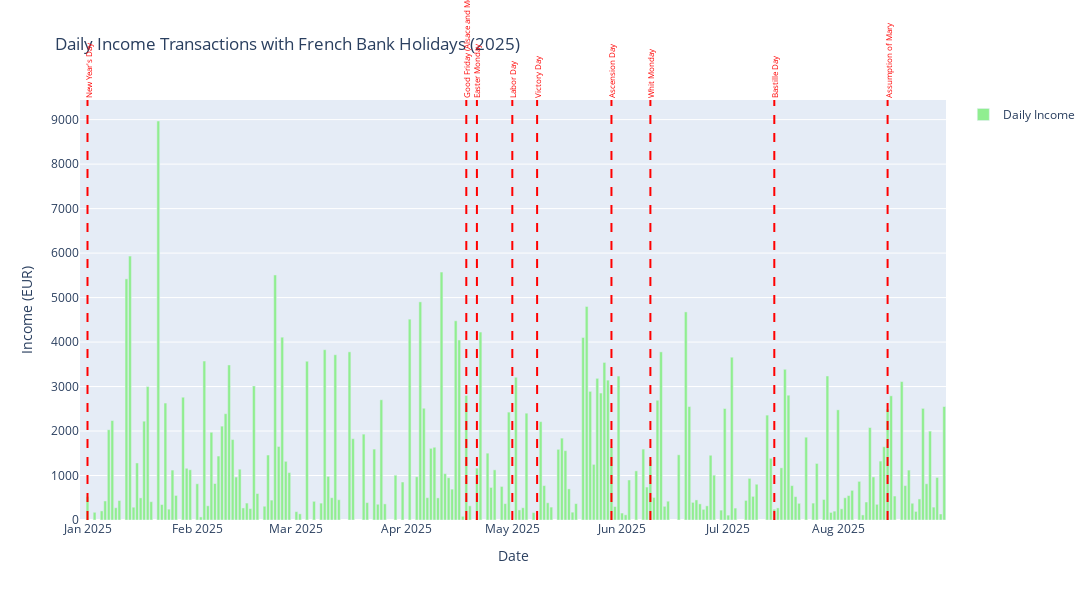

Notebook cell for this chart:
### Markdown cell above
## 6) Chart 5: Daily Income Transactions with French Holidays

This chart shows daily income transactions as bars with vertical lines indicating French bank holidays.

### Code cell
# CHART 5: Daily Income Transactions with French Holidays

# Load bank holidays and filter for France
holidays_path = base_dir / "bank_holidays_2025.csv"
holidays_df = pd.read_csv(holidays_path)
france_holidays = holidays_df[holidays_df['Country'] == 'France'].copy()
france_holidays['Date'] = pd.to_datetime(france_holidays['Date'])

# Get daily income (CRDT transactions) - use loaded transactions
income_data = transactions[transactions['credit_or_debit'] == 'CRDT'].copy()
income_data['date'] = pd.to_datetime(income_data[trx_date_col])

# Aggregate daily income
daily_income = income_data.groupby('date')['amount'].sum().reset_index()
daily_income.columns = ['date', 'income']

# Create chart
fig5 = go.Figure()

# Add income bars
fig5.add_trace(go.Bar(
    x=daily_income['date'],
    y=daily_income['income'],
    name='Daily Income',
    marker_color='lightgreen',
    hovertemplate='%{x|%Y-%m-%d}<br>Income: €%{y:,.2f}<extra></extra>'
))

# Add vertical lines for French holidays using shapes
for idx, holiday in france_holidays.iterrows():
    # Convert Timestamp to datetime for plotly
    holiday_date = pd.Timestamp(holiday['Date']).to_pydatetime()
    
    fig5.add_shape(
        type="line",
        x0=holiday_date,
        x1=holiday_date,
        y0=0,
        y1=1,
        yref="paper",
        line=dict(color="red", width=2, dash="dash")
    )
    
    # Add annotation
    fig5.add_annotation(
        x=holiday_date,
        y=1,
        yref="paper",
        text=holiday['Holiday'],
        showarrow=False,
        textangle=-90,
        font=dict(size=8, color="red"),
        yanchor="bottom"
    )

fig5.update_layout(
    title='Daily Income Transactions with French Bank Holidays (2025)',
    xaxis=dict(title='Date'),
    yaxis=dict(title='Income (EUR)'),
    hovermode='x unified',
    height=600,
    width=1200,
    showlegend=True
)

fig5.show()

# Create alias for export
daily_income_chart = daily_income.copy()
french_holidays_chart = france_holidays.copy()

print("\n✓ DataFrame 'daily_income_chart' created for export")
print(f"Shape: {daily_income_chart.shape}")
print(f"Date range: {daily_income_chart['date'].min()} to {daily_income_chart['date'].max()}")
print(f"Total income: €{daily_income_chart['income'].sum():,.2f}")

print("\n✓ DataFrame 'french_holidays_chart' created for export")
print(f"French holidays count: {len(french_holidays_chart)}")

# Format output for JavaScript/TypeScript
print("\n" + "="*80)
print("COPY-PASTE READY FORMAT (DAILY INCOME):")
print("="*80)
print("const dailyIncomeData = [")

for idx, row in daily_income_chart.iterrows():
    date_formatted = row['date'].strftime('%b %d')
    income_value = round(row['income'], 2)
    print(f"  {{ date: '{date_formatted}', income: {income_value} }},")

print("];")
print("="*80)

print("\n" + "="*80)
print("COPY-PASTE READY FORMAT (FRENCH HOLIDAYS):")
print("="*80)
print("const frenchHolidays = [")

for idx, row in french_holidays_chart.iterrows():
    date_formatted = row['Date'].strftime('%b %d')
    holiday_name = row['Holiday']
    print(f"  {{ date: '{date_formatted}', holiday: '{holiday_name}' }},")

print("];")
print("="*80)

### Figure 1 — Plotly figure (JSON) as saved in the notebook; plotly's stock layout.template omitted (floating-point values rounded to 4 significant figures; data arrays with more than 128 entries replaced by an {"elided": "..."} marker saying what was removed)
{"data": [{"hovertemplate": "%{x|%Y-%m-%d}<br>Income: €%{y:,.2f}<extra></extra>", "marker": {"color": "lightgreen"}, "name": "Daily Income", "type": "bar", "x": {"elided": "199 str values"}, "y": {"elided": "199 float values"}}], "layout": {"annotations": [{"font": {"color": "red", "size": 8}, "showarrow": false, "text": "New Year's Day", "textangle": -90, "x": "2025-01-01T00:00:00", "y": 1, "yanchor": "bottom", "yref": "paper"}, {"font": {"color": "red", "size": 8}, "showarrow": false, "text": "Good Friday (Alsace and Moselle only)", "textangle": -90, "x": "2025-04-18T00:00:00", "y": 1, "yanchor": "bottom", "yref": "paper"}, {"font": {"color": "red", "size": 8}, "showarrow": false, "text": "Easter Monday", "textangle": -90, "x": "2025-04-21T00:00:00", "y": 1, "yanchor": "bottom", "yref": "paper"}, {"font": {"color": "red", "size": 8}, "showarrow": false, "text": "Labor Day", "textangle": -90, "x": "2025-05-01T00:00:00", "y": 1, "yanchor": "bottom", "yref": "paper"}, {"font": {"color": "red", "size": 8}, "showarrow": false, "text": "Victory Day", "textangle": -90, "x": "2025-05-08T00:00:00", "y": 1, "yanchor": "bottom", "yref": "paper"}, {"font": {"color": "red", "size": 8}, "showarrow": false, "text": "Ascension Day", "textangle": -90, "x": "2025-05-29T00:00:00", "y": 1, "yanchor": "bottom", "yref": "paper"}, {"font": {"color": "red", "size": 8}, "showarrow": false, "text": "Whit Monday", "textangle": -90, "x": "2025-06-09T00:00:00", "y": 1, "yanchor": "bottom", "yref": "paper"}, {"font": {"color": "red", "size": 8}, "showarrow": false, "text": "Bastille Day", "textangle": -90, "x": "2025-07-14T00:00:00", "y": 1, "yanchor": "bottom", "yref": "paper"}, {"font": {"color": "red", "size": 8}, "showarrow": false, "text": "Assumption of Mary", "textangle": -90, "x": "2025-08-15T00:00:00", "y": 1, "yanchor": "bottom", "yref": "paper"}], "height": 600, "hovermode": "x unified", "shapes": [{"line": {"color": "red", "dash": "dash", "width": 2}, "type": "line", "x0": "2025-01-01T00:00:00", "x1": "2025-01-01T00:00:00", "y0": 0, "y1": 1, "yref": "paper"}, {"line": {"color": "red", "dash": "dash", "width": 2}, "type": "line", "x0": "2025-04-18T00:00:00", "x1": "2025-04-18T00:00:00", "y0": 0, "y1": 1, "yref": "paper"}, {"line": {"color": "red", "dash": "dash", "width": 2}, "type": "line", "x0": "2025-04-21T00:00:00", "x1": "2025-04-21T00:00:00", "y0": 0, "y1": 1, "yref": "paper"}, {"line": {"color": "red", "dash": "dash", "width": 2}, "type": "line", "x0": "2025-05-01T00:00:00", "x1": "2025-05-01T00:00:00", "y0": 0, "y1": 1, "yref": "paper"}, {"line": {"color": "red", "dash": "dash", "width": 2}, "type": "line", "x0": "2025-05-08T00:00:00", "x1": "2025-05-08T00:00:00", "y0": 0, "y1": 1, "yref": "paper"}, {"line": {"color": "red", "dash": "dash", "width": 2}, "type": "line", "x0": "2025-05-29T00:00:00", "x1": "2025-05-29T00:00:00", "y0": 0, "y1": 1, "yref": "paper"}, {"line": {"color": "red", "dash": "dash", "width": 2}, "type": "line", "x0": "2025-06-09T00:00:00", "x1": "2025-06-09T00:00:00", "y0": 0, "y1": 1, "yref": "paper"}, {"line": {"color": "red", "dash": "dash", "width": 2}, "type": "line", "x0": "2025-07-14T00:00:00", "x1": "2025-07-14T00:00:00", "y0": 0, "y1": 1, "yref": "paper"}, {"line": {"color": "red", "dash": "dash", "width": 2}, "type": "line", "x0": "2025-08-15T00:00:00", "x1": "2025-08-15T00:00:00", "y0": 0, "y1": 1, "yref": "paper"}], "showlegend": true, "title": {"text": "Daily Income Transactions with French Bank Holidays (2025)"}, "width": 1200, "xaxis": {"title": {"text": "Date"}}, "yaxis": {"title": {"text": "Income (EUR)"}}}}
